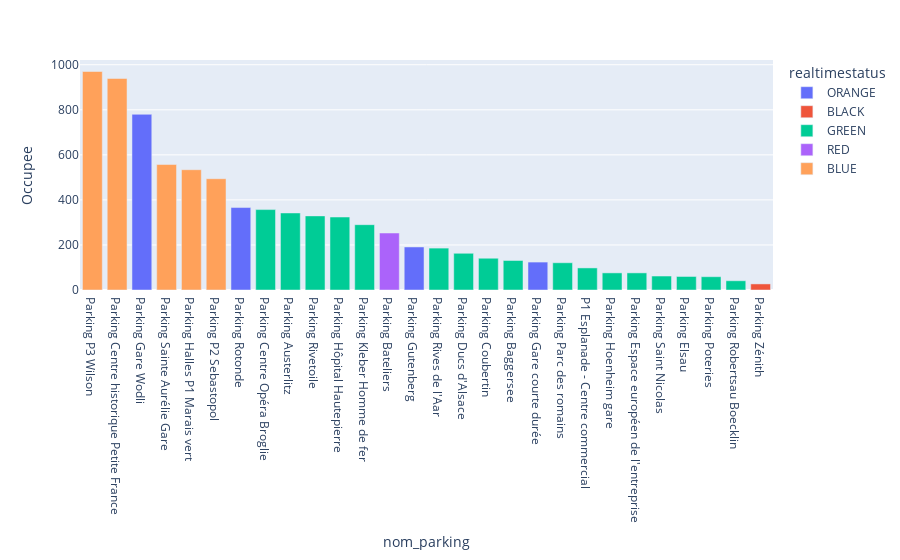

This figure's notebook cell:
### Code cell
fig = px.bar(RT_parking, x='nom_parking', y='Occupee',color="realtimestatus")
fig.update_layout(xaxis={'categoryorder':'total descending'}) 
fig.show()

### Figure 1 — Plotly figure (JSON) as saved in the notebook; plotly's stock layout.template omitted (floating-point values rounded to 4 significant figures)
{"data": [{"alignmentgroup": "True", "hovertemplate": "realtimestatus=ORANGE<br>nom_parking=%{x}<br>Occupee=%{y}<extra></extra>", "legendgroup": "ORANGE", "marker": {"color": "#636efa", "pattern": {"shape": ""}}, "name": "ORANGE", "offsetgroup": "ORANGE", "orientation": "v", "showlegend": true, "textposition": "auto", "type": "bar", "x": ["Parking Gare Wodli", "Parking Gutenberg", "Parking Rotonde", "Parking Gare courte durée"], "xaxis": "x", "y": [780, 191, 366, 124], "yaxis": "y"}, {"alignmentgroup": "True", "hovertemplate": "realtimestatus=BLACK<br>nom_parking=%{x}<br>Occupee=%{y}<extra></extra>", "legendgroup": "BLACK", "marker": {"color": "#EF553B", "pattern": {"shape": ""}}, "name": "BLACK", "offsetgroup": "BLACK", "orientation": "v", "showlegend": true, "textposition": "auto", "type": "bar", "x": ["Parking Zénith"], "xaxis": "x", "y": [27], "yaxis": "y"}, {"alignmentgroup": "True", "hovertemplate": "realtimestatus=GREEN<br>nom_parking=%{x}<br>Occupee=%{y}<extra></extra>", "legendgroup": "GREEN", "marker": {"color": "#00cc96", "pattern": {"shape": ""}}, "name": "GREEN", "offsetgroup": "GREEN", "orientation": "v", "showlegend": true, "textposition": "auto", "type": "bar", "x": ["Parking Centre Opéra Broglie", "Parking Baggersee", "Parking Austerlitz", "Parking Kleber Homme de fer", "Parking Robertsau Boecklin", "Parking Rives de l'Aar", "Parking Saint Nicolas", "Parking Ducs d'Alsace", "Parking Elsau", "Parking Hoenheim gare", "Parking Poteries", "Parking Espace européen de l'entreprise", "Parking Rivetoile", "P1 Esplanade - Centre commercial", "Parking Hôpital Hautepierre", "Parking Coubertin", "Parking Parc des romains"], "xaxis": "x", "y": [357, 131, 342, 290, 41, 186, 62, 163, 60, 76, 59, 76, 329, 98, 324, 141, 121], "yaxis": "y"}, {"alignmentgroup": "True", "hovertemplate": "realtimestatus=RED<br>nom_parking=%{x}<br>Occupee=%{y}<extra></extra>", "legendgroup": "RED", "marker": {"color": "#ab63fa", "pattern": {"shape": ""}}, "name": "RED", "offsetgroup": "RED", "orientation": "v", "showlegend": true, "textposition": "auto", "type": "bar", "x": ["Parking Bateliers"], "xaxis": "x", "y": [253], "yaxis": "y"}, {"alignmentgroup": "True", "hovertemplate": "realtimestatus=BLUE<br>nom_parking=%{x}<br>Occupee=%{y}<extra></extra>", "legendgroup": "BLUE", "marker": {"color": "#FFA15A", "pattern": {"shape": ""}}, "name": "BLUE", "offsetgroup": "BLUE", "orientation": "v", "showlegend": true, "textposition": "auto", "type": "bar", "x": ["Parking Halles P1 Marais vert", "Parking P2 Sebastopol", "Parking Centre historique Petite France", "Parking Sainte Aurélie Gare", "Parking P3 Wilson"], "xaxis": "x", "y": [534, 494, 939, 557, 970], "yaxis": "y"}], "layout": {"barmode": "relative", "legend": {"title": {"text": "realtimestatus"}, "tracegroupgap": 0}, "margin": {"t": 60}, "xaxis": {"anchor": "y", "categoryorder": "total descending", "domain": [0, 1], "title": {"text": "nom_parking"}}, "yaxis": {"anchor": "x", "domain": [0, 1], "title": {"text": "Occupee"}}}}
